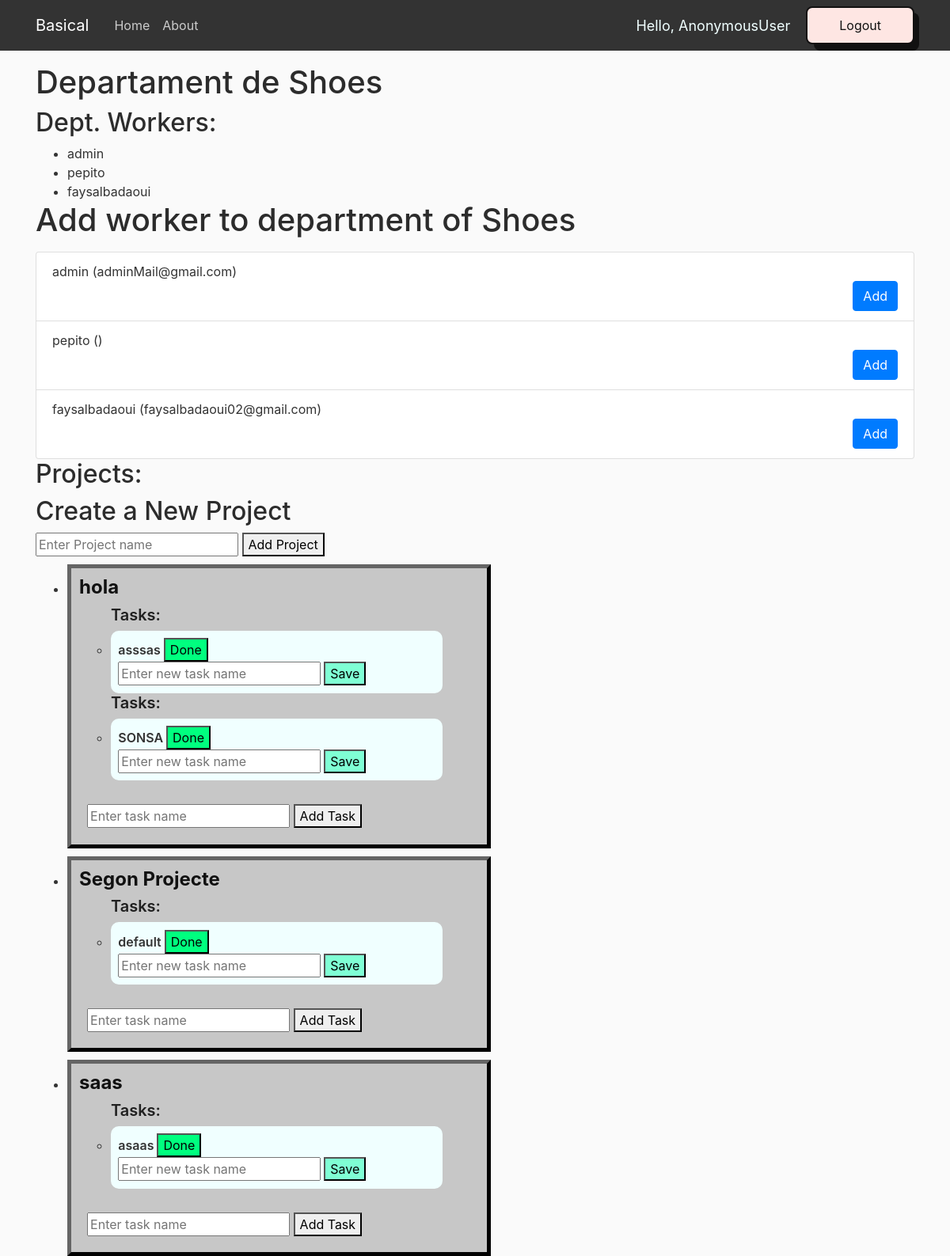
Page /company/1/department/1/ on the committed database.
### web/models.py (models this page shows, shortened)
class Department(models.Model):
    name = models.CharField(max_length=256)
    projects = models.ManyToManyField(Project)
    num_projects = models.IntegerField(default=0)
    admin = models.ForeignKey(User, on_delete=models.CASCADE, related_name="created_departments", default=User.objects.first().pk)
    users = models.ManyToManyField(User)
    num_users = models.IntegerField(default=0)

class Project(models.Model):
    name = models.CharField(max_length=256)
    tasks = models.ManyToManyField(Task)
    admin = models.ForeignKey(User, on_delete=models.CASCADE, related_name="created_projects", default=User.objects.first().pk)

class Task(models.Model):
    name = models.CharField(max_length=256)

### web/views.py (the view)
# urls.py: path('company/<int:company_id>/department/<int:department_id>/', views.department_detail, name='department_detail'),
def department_detail(request, department_id, company_id):
    department = get_object_or_404(Department, pk=department_id)
    company = get_object_or_404(Company, pk=company_id)
    return render(request, 'models/department_detail.html', {'department': department, 'company': company })

### web/templates/models/department_detail.html (shortened to what this page needs)
{% load static %}
<!DOCTYPE html>
<html>
    <head>
        <link rel="stylesheet" href="https://cdn.jsdelivr.net/npm/bootstrap@4.0.0/dist/css/bootstrap.min.css">
        <link rel="stylesheet" type="text/css" href="{% static 'web/home_css.css' %}">
    </head>
    <body>
        <header class="site-header">
            <nav class="navbar navbar-expand-md navbar-dark bg-steel fixed-top">
                <div class="container">
                    <a class="navbar-brand mr-4" href="/">Basical</a>
                    <div class="collapse navbar-collapse" id="navbarToggle">
                        <div class="navbar-nav mr-auto">
                            <a class="nav-item nav-link" href="/">Home</a>
                            <a class="nav-item nav-link" href="/about">About</a>
                        </div>
                        <div class="navbar-nav">
                            <span class="hello-msg">Hello, {{request.user}}</span>
                            <a href="/logout">
                                <button class="button-56" role="button">Logout</button>
                            </a>
                        </div>
                    </div>
                </div>
            </nav>
        </header>
        <div class="container">
            <h1>Departament de {{ department.name }}</h1>
            <h2>Dept. Workers:</h2>
            <ul>
            {% for user in department.users.all %}
                <li>{{ user.username }}</li>
            {% empty %}
                <p>No users found for this department.</p>
            {% endfor %}
            </ul>
            <h1>Add worker to department of {{ department.name }}</h1>
            <ul class="list-group mt-3">
                {% for user in company.workers.all %}
                <li class="list-group-item">
                    {{ user.username }} ({{ user.email }})
                    <form method="POST" action="{% url 'add_user_to_department' department_id=department.id %}">
                        <button type="submit" class="btn btn-primary float-right">Add</button>
                    </form>
                </li>
                {% endfor %}
            </ul>
            <h2>Projects:</h2>
            <h2>Create a New Project</h2>
            <form class="add-project-form" data-department-id="{{ department.id }}">
                <input type="text" name="project-name" placeholder="Enter Project name">
                <button type="submit">Add Project</button>
            </form>
            <ul>
                {% for project in department.projects.all %}
                    <li>
                        <div style="background-color: #c7c7c7; margin-top: 10px; width: 50%; padding: 10px; border-width: 5px; border-color: #111; border-style: outset;">
                            <h4 style="font-weight: 700; color: #111;">{{ project.name }}</h4>
                            {% if project.tasks.count > 0 %}
                                {% for task in project.tasks.all %}
                                <ul>
                                    <h5 style="font-weight: 600; color: #202020 ;">Tasks:</h5>
                                    <li style="font-weight: 600; background-color: azure; padding: 2%; width: 90%; border-radius: 10px;">
                                        {{ task.name }}
                                        <button style="background-color: springgreen;" class="delete-task" data-task-id="{{ task.id }}">Done</button>
                                        <div class="modify-task-input" style="display: block;">
                                        <input type="text" name="new-task-name" placeholder="Enter new task name">
                                        <button style="background-color: aquamarine;" class="save-modified-task" data-task-id="{{ task.id }}">Save</button>
                                        </div>
                                    </li>
                                </ul>
                                {% endfor %}
                            {% else %}
                                <p>No tasks found for this project.</p>
                            {% endif %}
                                <form style="margin: 2%; margin-top: 6%;" class="add-task-form" data-project-id="{{ project.id }}">
                                    <input type="text" name="task-name" placeholder="Enter task name">
                                    <button type="submit">Add Task</button>
                                </form>
                            {% empty %}
                                <p>No projects found for this department.</p>
                        </div>
                    </li>
                {% endfor %}
                {% block content %}
            </ul>
                {% endblock %}
        </div>
    </body>
</html>

### web/static/web/home_css.css (style rules this page uses)
body { background: #fafafa; color: #333333; margin-top: 5rem; }
h1, h2, h3, h4, h5, h6 { color: #2c2c2c; }
ul { margin: 0; }
.bg-steel { background-color: #333333; }
.site-header .navbar-nav .nav-link { color: #cccccc; }

### web/templates/models/department_detail.html (style rules this page uses)
.hello-msg { font-size: 18px; color: azure; margin-right: 20px; justify-self: center; align-self: center; }
.button-56 { align-items: center; background-color: #fee6e3; border: 2px solid #111; border-radius: 8px; box-sizing: border-box; color: #111; cursor: pointer; display: flex; font-family: Inter,sans-serif; font-size: 16px; height: 48px; justify-content: center; line-height: 24px; max-width: 100%; padding: 0 25px; position: relative; text-align: center; text-decoration: none; user-select: none; -webkit-user-select: none; touch-action: manipulation; }
.button-56:after { background-color: #111; border-radius: 8px; content: ""; display: block; height: 48px; left: 0; width: 100%; position: absolute; top: -2px; transform: translate(8px, 8px); transition: transform .2s ease-out; z-index: -1; }
@media (min-width: 768px) { .button-56 { padding: 0 40px; } }

### rows in the picture
Department: name "Shoes"
Project: name "hola"
Task: name "asssas"
Task: name "SONSA"
Project: name "Segon Projecte"
Task: name "default"
Project: name "saas"
Task: name "asaas"

### other values in the picture
{{ request.user }} "AnonymousUser"
{{ user.username }} "admin"
{{ user.username }} "pepito"
{{ user.username }} "faysalbadaoui"
{{ user.email }} "adminMail@gmail.com"
{{ user.email }} "faysalbadaoui02@gmail.com"
